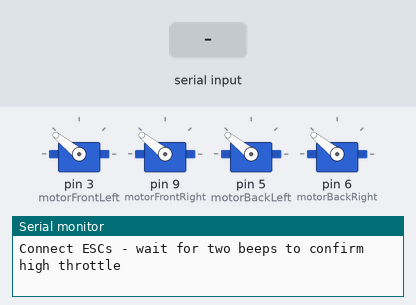
Recording of a sketch running on a simulated Arduino Uno, built with avr-gcc and run on an emulated ATmega328P. On the bench: 4 × servo, the last lines printed to the serial monitor. The inputs (shaded band) are chosen by the test bench.

Above: at 1.2 s.
1.3 s: "1" received over Serial
At 1.9 s:
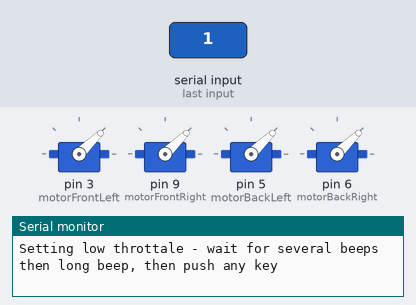
Timing chart, 0 to 15.3 s (numbered marks = the images above; inputs shaded):
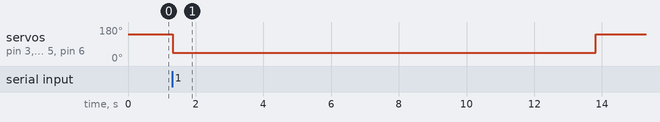

The sketch:

ESC_Calibration.ino
```cpp
#include <Servo.h>

Servo motorFrontLeft;
Servo motorFrontRight;
Servo motorBackLeft;
Servo motorBackRight;

const int minMotorSpeed = 1000;
const int maxMotorSpeed = 2000;

void armESC() {
    // Set high throttle
    motorBackRight.write(maxMotorSpeed);
    motorFrontLeft.write(maxMotorSpeed);
    motorBackLeft.write(maxMotorSpeed);
    motorFrontRight.write(maxMotorSpeed);

    Serial.println("Connect ESCs - wait for two beeps to confirm high throttle");

    while (!Serial.available()) {}
    Serial.read();

    Serial.println("\nSetting low throttale - wait for several beeps then long beep, then push any key");
    // Set low throttle
    motorBackRight.write(minMotorSpeed);
    motorFrontLeft.write(minMotorSpeed);
    motorBackLeft.write(minMotorSpeed);
    motorFrontRight.write(minMotorSpeed);

    delay(2500);
    Serial.println("\nESCs can now be unplugged.");
}

void setup() {
  Serial.begin(9600);
  // Attach ESCs
  motorFrontLeft.attach(3);
  motorFrontRight.attach(9);
  motorBackLeft.attach(5);
  motorBackRight.attach(6);
}

void loop() {
  armESC();
  delay(10000);
}
```

Measured:
- after the input at 1.3 s, servo on pin 3 (motorFrontLeft), servo on pin 9 (motorFrontRight), servo on pin 5 (motorBackLeft), servo on pin 6 (motorBackRight): 141° → 44° at once, → 141° 12.5 s later
